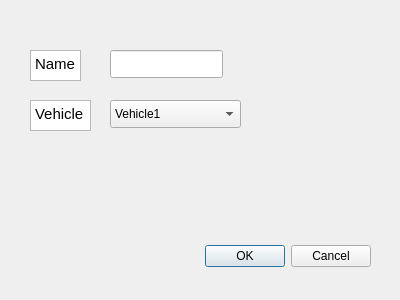
<?xml version="1.0" encoding="UTF-8"?>
<ui version="4.0">
 <class>StartWindow</class>
 <widget class="QDialog" name="StartWindow">
  <property name="geometry">
   <rect>
    <x>0</x>
    <y>0</y>
    <width>400</width>
    <height>300</height>
   </rect>
  </property>
  <property name="windowTitle">
   <string>Dialog</string>
  </property>
  <widget class="QDialogButtonBox" name="buttonBox">
   <property name="geometry">
    <rect>
     <x>30</x>
     <y>240</y>
     <width>341</width>
     <height>32</height>
    </rect>
   </property>
   <property name="orientation">
    <enum>Qt::Horizontal</enum>
   </property>
   <property name="standardButtons">
    <set>QDialogButtonBox::Cancel|QDialogButtonBox::Ok</set>
   </property>
  </widget>
  <widget class="QComboBox" name="comboBox">
   <property name="geometry">
    <rect>
     <x>110</x>
     <y>100</y>
     <width>131</width>
     <height>28</height>
    </rect>
   </property>
   <item>
    <property name="text">
     <string>Vehicle1</string>
    </property>
   </item>
   <item>
    <property name="text">
     <string>Vehicle2</string>
    </property>
   </item>
  </widget>
  <widget class="QTextEdit" name="textEdit">
   <property name="geometry">
    <rect>
     <x>30</x>
     <y>100</y>
     <width>61</width>
     <height>31</height>
    </rect>
   </property>
   <property name="html">
    <string>&lt;!DOCTYPE HTML PUBLIC &quot;-//W3C//DTD HTML 4.0//EN&quot; &quot;http://www.w3.org/TR/REC-html40/strict.dtd&quot;&gt;
&lt;html&gt;&lt;head&gt;&lt;meta name=&quot;qrichtext&quot; content=&quot;1&quot; /&gt;&lt;style type=&quot;text/css&quot;&gt;
p, li { white-space: pre-wrap; }
&lt;/style&gt;&lt;/head&gt;&lt;body style=&quot; font-family:'MS Shell Dlg 2'; font-size:8.25pt; font-weight:400; font-style:normal;&quot;&gt;
&lt;p style=&quot; margin-top:0px; margin-bottom:0px; margin-left:0px; margin-right:0px; -qt-block-indent:0; text-indent:0px;&quot;&gt;&lt;span style=&quot; font-family:'Cantarell'; font-size:11pt;&quot;&gt;Vehicle&lt;/span&gt;&lt;/p&gt;&lt;/body&gt;&lt;/html&gt;</string>
   </property>
  </widget>
  <widget class="QTextEdit" name="textEdit_2">
   <property name="geometry">
    <rect>
     <x>30</x>
     <y>50</y>
     <width>51</width>
     <height>31</height>
    </rect>
   </property>
   <property name="html">
    <string>&lt;!DOCTYPE HTML PUBLIC &quot;-//W3C//DTD HTML 4.0//EN&quot; &quot;http://www.w3.org/TR/REC-html40/strict.dtd&quot;&gt;
&lt;html&gt;&lt;head&gt;&lt;meta name=&quot;qrichtext&quot; content=&quot;1&quot; /&gt;&lt;style type=&quot;text/css&quot;&gt;
p, li { white-space: pre-wrap; }
&lt;/style&gt;&lt;/head&gt;&lt;body style=&quot; font-family:'MS Shell Dlg 2'; font-size:8.25pt; font-weight:400; font-style:normal;&quot;&gt;
&lt;p style=&quot; margin-top:0px; margin-bottom:0px; margin-left:0px; margin-right:0px; -qt-block-indent:0; text-indent:0px;&quot;&gt;&lt;span style=&quot; font-family:'Cantarell'; font-size:11pt;&quot;&gt;Name&lt;/span&gt;&lt;/p&gt;&lt;/body&gt;&lt;/html&gt;</string>
   </property>
  </widget>
  <widget class="QLineEdit" name="lineEdit">
   <property name="geometry">
    <rect>
     <x>110</x>
     <y>50</y>
     <width>113</width>
     <height>28</height>
    </rect>
   </property>
  </widget>
 </widget>
 <resources/>
 <connections>
  <connection>
   <sender>buttonBox</sender>
   <signal>accepted()</signal>
   <receiver>StartWindow</receiver>
   <slot>accept()</slot>
   <hints>
    <hint type="sourcelabel">
     <x>248</x>
     <y>254</y>
    </hint>
    <hint type="destinationlabel">
     <x>157</x>
     <y>274</y>
    </hint>
   </hints>
  </connection>
  <connection>
   <sender>buttonBox</sender>
   <signal>rejected()</signal>
   <receiver>StartWindow</receiver>
   <slot>reject()</slot>
   <hints>
    <hint type="sourcelabel">
     <x>316</x>
     <y>260</y>
    </hint>
    <hint type="destinationlabel">
     <x>286</x>
     <y>274</y>
    </hint>
   </hints>
  </connection>
 </connections>
</ui>
